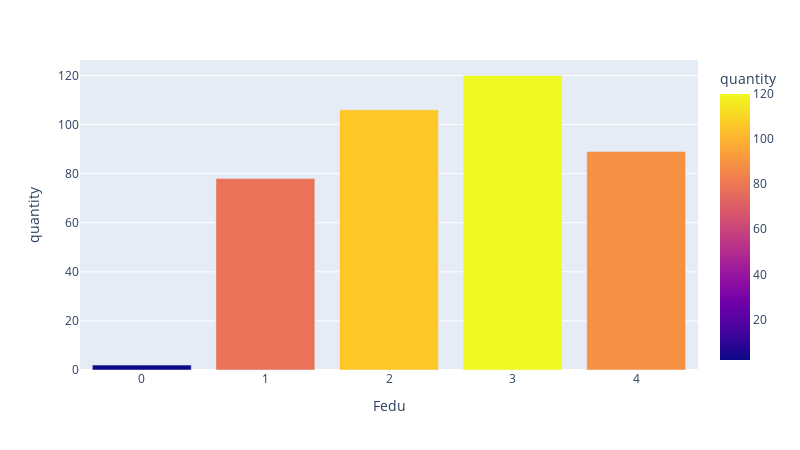

This figure's notebook cell:
### Markdown cell above
Заполним пропущенные значения:

### Code cell
FillNan(data.Fedu)
ColumnApdateInfo(data.Fedu)

### Figure 1 — Plotly figure (JSON) as saved in the notebook; plotly's stock layout.template omitted (floating-point values rounded to 4 significant figures)
{"data": [{"alignmentgroup": "True", "hovertemplate": "Fedu=%{x}<br>quantity=%{marker.color}<extra></extra>", "legendgroup": "", "marker": {"color": [120, 106, 89, 78, 2], "coloraxis": "coloraxis"}, "name": "", "offsetgroup": "", "orientation": "v", "showlegend": false, "textposition": "auto", "type": "bar", "x": [3, 2, 4, 1, 0], "xaxis": "x", "y": [120, 106, 89, 78, 2], "yaxis": "y"}], "layout": {"barmode": "relative", "coloraxis": {"colorbar": {"title": {"text": "quantity"}}, "colorscale": [[0, "#0d0887"], [0.1111, "#46039f"], [0.2222, "#7201a8"], [0.3333, "#9c179e"], [0.4444, "#bd3786"], [0.5556, "#d8576b"], [0.6667, "#ed7953"], [0.7778, "#fb9f3a"], [0.8889, "#fdca26"], [1, "#f0f921"]]}, "height": 450, "legend": {"tracegroupgap": 0}, "margin": {"t": 60}, "width": 800, "xaxis": {"anchor": "y", "domain": [0, 1], "title": {"text": "Fedu"}}, "yaxis": {"anchor": "x", "domain": [0, 1], "title": {"text": "quantity"}}}}
